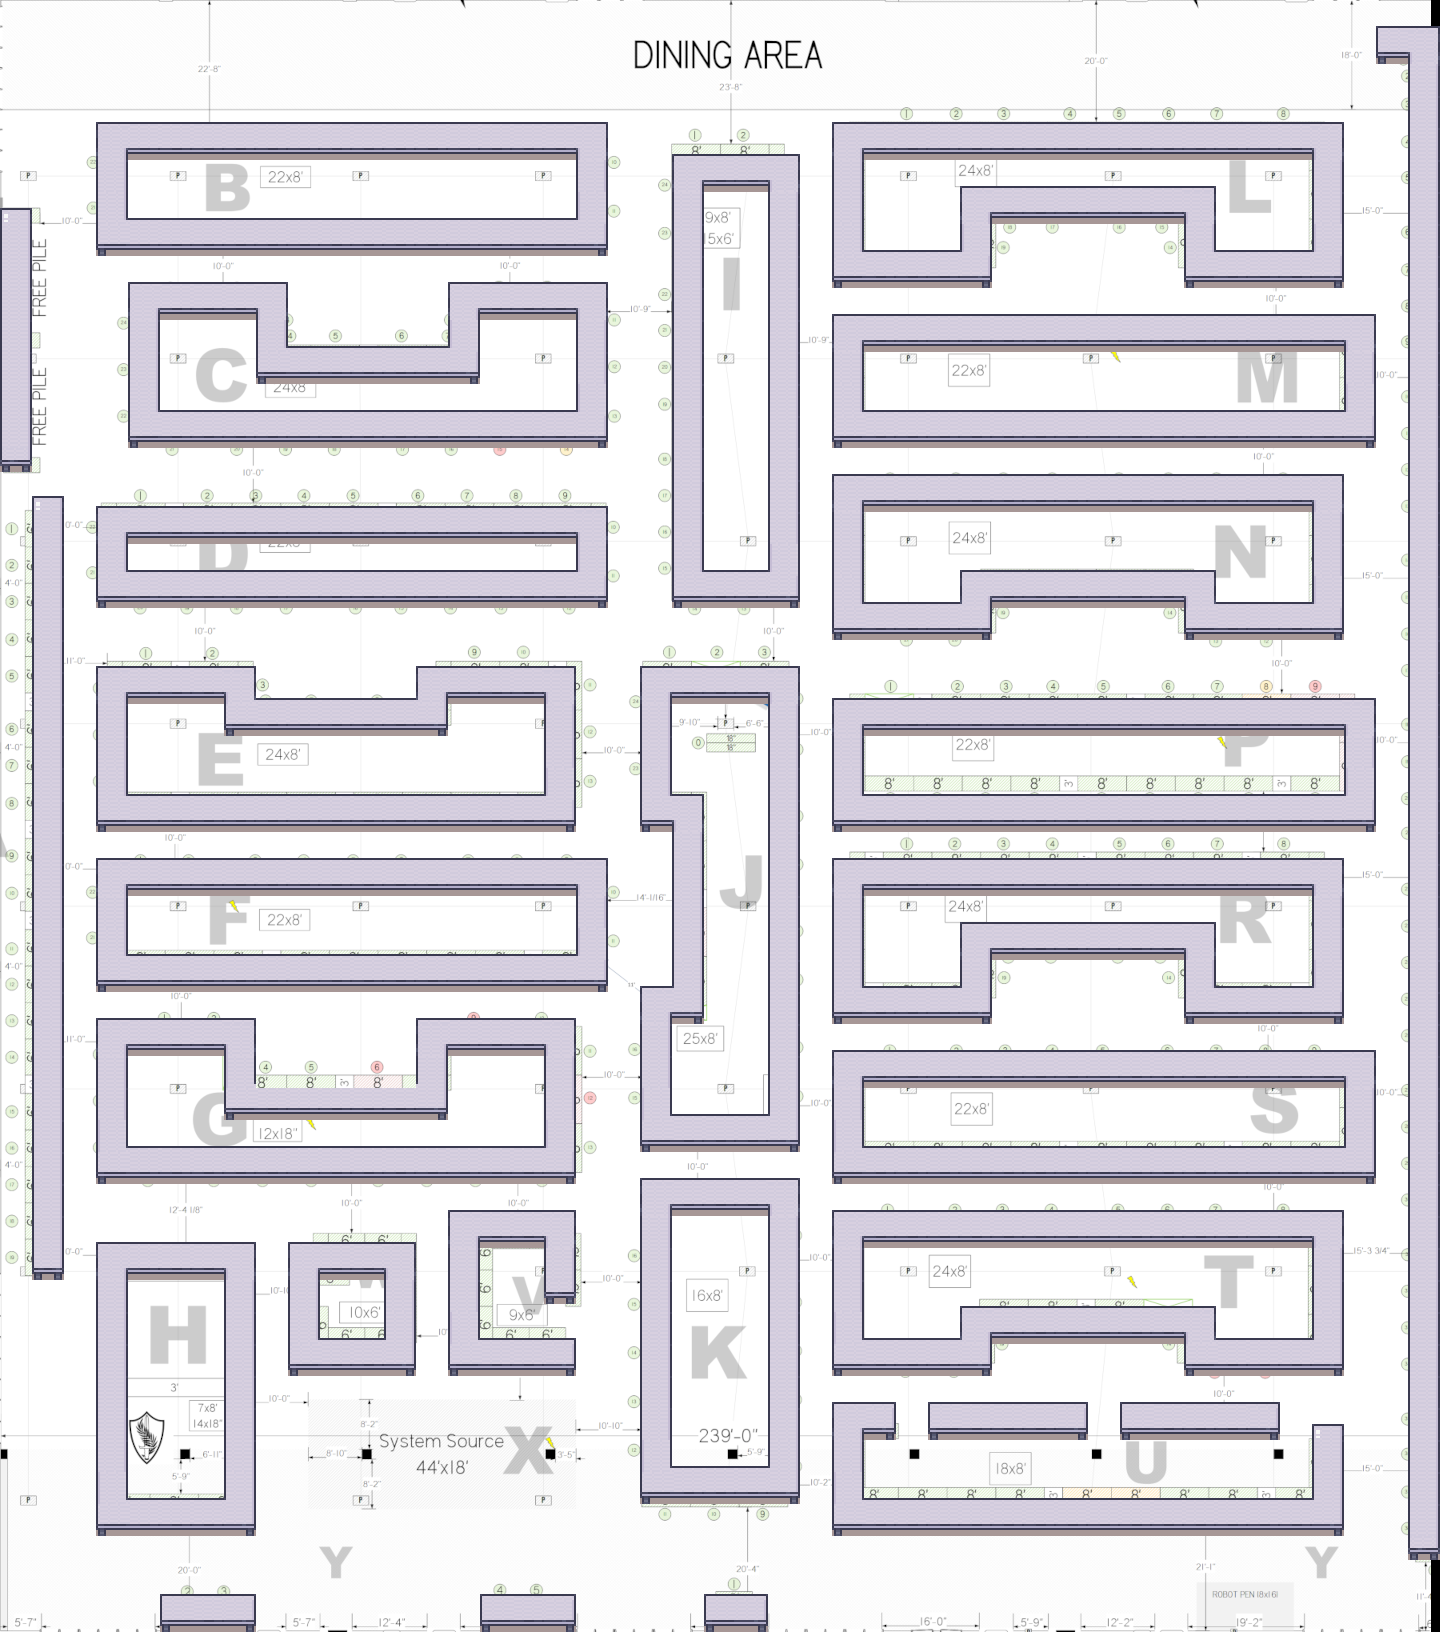

Tiled map render using the project's own tile images. Description and the map definition, with tile-layer contents summarised, below:
An orthogonal 45x51 tile map with 32x32 px tiles, 3 tile layers (Floor, TableBases, TableTops), 1 image layer and 124 objects (21x rect, 21x npc 3, 21x npc 2, 21x npc 1, 20x npc 4, ...).

<map version="1.10" tiledversion="1.11.2" orientation="orthogonal" renderorder="right-down" width="45" height="51" tilewidth="32" tileheight="32" infinite="0" nextlayerid="35" nextobjectid="171">
 <tileset firstgid="1" source="vcf_custom_tileset.tsx" />
 <layer id="4" name="Floor" width="45" height="51">
  <data>[2295 cells, 0 non-empty, 0 distinct tile ids]</data>
 </layer>
 <imagelayer id="2" name="Image Layer 1">
  <image source="vcfmw20_floorplan_A_tilemap_1632.png" />
 </imagelayer>
 <layer id="1" name="TableBases" width="45" height="51" locked="1">
  <data>[2295 cells, 773 non-empty, 11 distinct tile ids]</data>
 </layer>
 <objectgroup id="5" name="Player" visible="0">
  <object id="1" name="player" x="32" y="1536" width="1372" height="64">
   <properties>
    <property name="group" value="Player" />
    <property name="type" value="player" />
   </properties>
  </object>
 </objectgroup>
 <objectgroup id="11" name="W" visible="0">
  <object id="25" name="rect" x="317.5" y="1273" width="68" height="71">
   <properties>
    <property name="group" value="W" />
    <property name="type" value="npc" />
   </properties>
  </object>
  <object id="27" name="npc 4" x="321" y="1313">
   <properties>
    <property name="group" value="W" />
   </properties>
   <point />
  </object>
  <object id="28" name="npc 3" x="364" y="1342.5">
   <properties>
    <property name="group" value="W" />
   </properties>
   <point />
  </object>
  <object id="29" name="npc 2" x="379" y="1302">
   <properties>
    <property name="group" value="W" />
   </properties>
   <point />
  </object>
  <object id="30" name="npc 1" x="331" y="1278.5">
   <properties>
    <property name="group" value="W" />
   </properties>
   <point />
  </object>
 </objectgroup>
 <objectgroup id="12" name="V" visible="0">
  <object id="31" name="rect" x="476" y="1241" width="70" height="103">
   <properties>
    <property name="group" value="V" />
    <property name="type" value="npc" />
   </properties>
  </object>
  <object id="34" name="npc 3" x="490" y="1278">
   <properties>
    <property name="group" value="V" />
   </properties>
   <point />
  </object>
  <object id="35" name="npc 2" x="486" y="1342">
   <properties>
    <property name="group" value="V" />
   </properties>
   <point />
  </object>
  <object id="36" name="npc 1" x="528" y="1251">
   <properties>
    <property name="group" value="V" />
   </properties>
   <point />
  </object>
 </objectgroup>
 <objectgroup id="13" name="U" visible="0">
  <object id="37" name="rect" x="862.546" y="1434" width="449.907" height="69">
   <properties>
    <property name="group" value="U" />
    <property name="type" value="npc" />
   </properties>
  </object>
  <object id="38" name="npc 5" x="1236.79" y="1500.76">
   <properties>
    <property name="group" value="U" />
   </properties>
   <point />
  </object>
  <object id="39" name="npc 4" x="1062.79" y="1501.43">
   <properties>
    <property name="group" value="U" />
   </properties>
   <point />
  </object>
  <object id="40" name="npc 3" x="1213.45" y="1440.76">
   <properties>
    <property name="group" value="U" />
   </properties>
   <point />
  </object>
  <object id="41" name="npc 2" x="1044.12" y="1442.76">
   <properties>
    <property name="group" value="U" />
   </properties>
   <point />
  </object>
  <object id="42" name="npc 1" x="864.787" y="1472.09">
   <properties>
    <property name="group" value="U" />
   </properties>
   <point />
  </object>
 </objectgroup>
 <objectgroup id="14" name="T" visible="0">
  <object id="43" name="rect" x="863" y="1243" width="449" height="100">
   <properties>
    <property name="group" value="T" />
    <property name="type" value="npc" />
   </properties>
  </object>
  <object id="44" name="npc 5" x="1105" y="1256">
   <properties>
    <property name="group" value="T" />
   </properties>
   <point />
  </object>
  <object id="45" name="npc 4" x="1285" y="1253">
   <properties>
    <property name="group" value="T" />
   </properties>
   <point />
  </object>
  <object id="46" name="npc 3" x="935" y="1250">
   <properties>
    <property name="group" value="T" />
   </properties>
   <point />
  </object>
  <object id="47" name="npc 2" x="1288" y="1340">
   <properties>
    <property name="group" value="T" />
   </properties>
   <point />
  </object>
  <object id="48" name="npc 1" x="874" y="1341">
   <properties>
    <property name="group" value="T" />
   </properties>
   <point />
  </object>
 </objectgroup>
 <objectgroup id="15" name="S" visible="0">
  <object id="49" name="rect" x="863.667" y="1082.33" width="481.667" height="69">
   <properties>
    <property name="group" value="S" />
    <property name="type" value="npc" />
   </properties>
  </object>
  <object id="50" name="npc 5" x="1119.67" y="1131.33">
   <properties>
    <property name="group" value="S" />
   </properties>
   <point />
  </object>
  <object id="51" name="npc 4" x="1119.67" y="1131.33">
   <properties>
    <property name="group" value="S" />
   </properties>
   <point />
  </object>
  <object id="52" name="npc 3" x="1119.67" y="1131.33">
   <properties>
    <property name="group" value="S" />
   </properties>
   <point />
  </object>
  <object id="53" name="npc 2" x="1119.67" y="1131.33">
   <properties>
    <property name="group" value="S" />
   </properties>
   <point />
  </object>
  <object id="54" name="npc 1" x="1119.67" y="1131.33">
   <properties>
    <property name="group" value="S" />
   </properties>
   <point />
  </object>
 </objectgroup>
 <objectgroup id="16" name="R" visible="0">
  <object id="55" name="rect" x="863.667" y="890.333" width="447" height="101">
   <properties>
    <property name="group" value="R" />
    <property name="type" value="npc" />
   </properties>
  </object>
  <object id="56" name="npc 5" x="1187.67" y="907.333">
   <properties>
    <property name="group" value="R" />
   </properties>
   <point />
  </object>
  <object id="57" name="npc 4" x="1307.67" y="936.667">
   <properties>
    <property name="group" value="R" />
   </properties>
   <point />
  </object>
  <object id="58" name="npc 3" x="923.667" y="908.667">
   <properties>
    <property name="group" value="R" />
   </properties>
   <point />
  </object>
  <object id="59" name="npc 2" x="1262.33" y="987.333">
   <properties>
    <property name="group" value="R" />
   </properties>
   <point />
  </object>
  </objectgroup>
 <objectgroup id="18" name="P" visible="0">
  <!-- 90 objects omitted --></objectgroup>
 <objectgroup id="20" name="N" visible="0">
  <!-- 84 objects omitted --></objectgroup>
 <objectgroup id="21" name="M" visible="0">
  <!-- 78 objects omitted --></objectgroup>
 <objectgroup id="22" name="L" visible="0">
  <!-- 72 objects omitted --></objectgroup>
 <objectgroup id="23" name="K" visible="0">
  <!-- 66 objects omitted --></objectgroup>
 <objectgroup id="24" name="J" visible="0">
  <!-- 60 objects omitted --></objectgroup>
 <objectgroup id="25" name="I" visible="0">
  <!-- 54 objects omitted --></objectgroup>
 <objectgroup id="26" name="H" visible="0">
  <!-- 48 objects omitted --></objectgroup>
 <objectgroup id="27" name="G" visible="0">
  <!-- 42 objects omitted --></objectgroup>
 <objectgroup id="28" name="F" visible="0">
  <!-- 36 objects omitted --></objectgroup>
 <objectgroup id="29" name="E" visible="0">
  <!-- 30 objects omitted --></objectgroup>
 <objectgroup id="30" name="D" visible="0">
  <!-- 24 objects omitted --></objectgroup>
 <objectgroup id="31" name="C" visible="0">
  <!-- 18 objects omitted --></objectgroup>
 <objectgroup id="32" name="B" visible="0">
  <!-- 12 objects omitted --></objectgroup>
 <objectgroup id="33" name="A" visible="0">
  <!-- 6 objects omitted --></objectgroup>
 <layer id="3" name="TableTops" width="45" height="51">
  <data>[2295 cells, 464 non-empty, 3 distinct tile ids]</data>
 </layer>
</map>
<!-- 91 of 124 objects omitted -->
